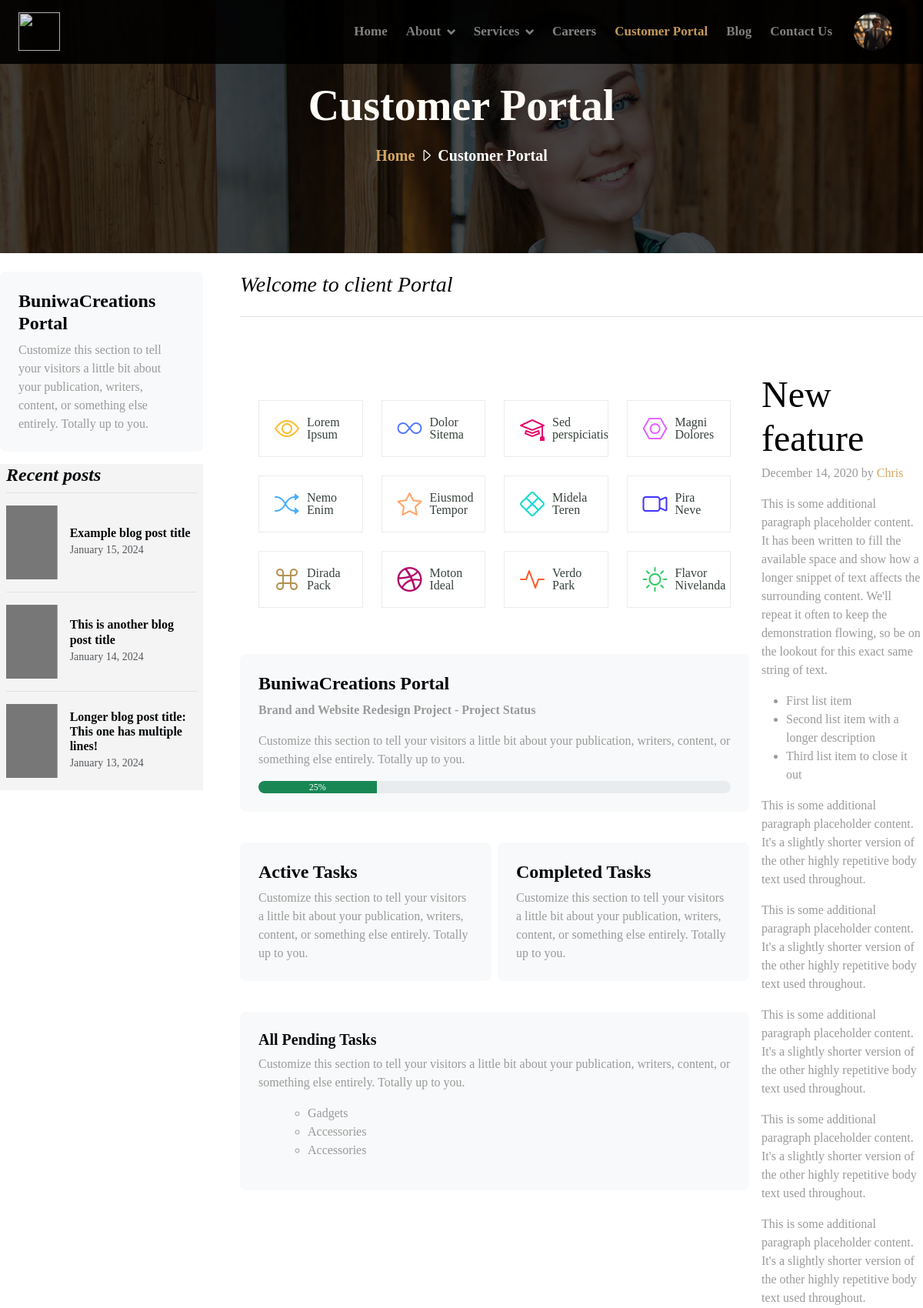
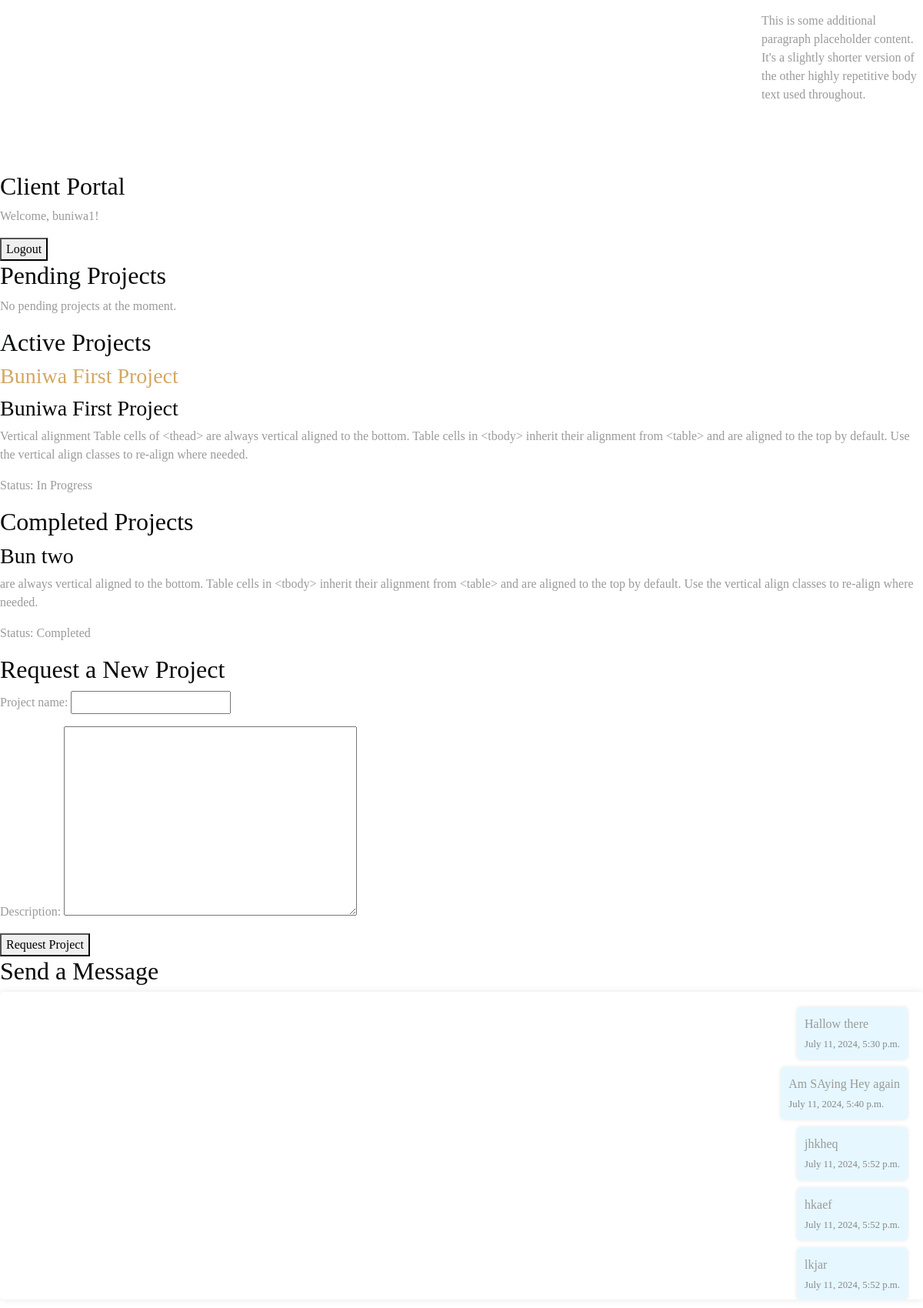
Screenshot of /portal/ (signed in, upper part) with the database file from the repository (2 pictures, top to bottom).
### Portal/models.py (models this page shows, shortened)
class ProjectRequest(models.Model):
    user = models.ForeignKey(User, on_delete=models.CASCADE)
    project_name = models.CharField(max_length=100)
    description = models.TextField()
    status = models.CharField(max_length=20, choices=[('Requested', 'Requested'), ('In Progress', 'In Progress'), ('Completed', 'Completed')])

class Message(models.Model):
    user = models.ForeignKey(User, on_delete=models.CASCADE)
    content = models.TextField()
    timestamp = models.DateTimeField(auto_now_add=True)

### Portal/views.py (the view)
# urls.py: path('', views.client_portal, name='client_portal'),
@login_required
def client_portal(request):
    if request.method == 'POST' and 'content' in request.POST:
        form = MessageForm(request.POST)
        if form.is_valid():
            message = form.save(commit=False)
            message.user = request.user
            message.save()
            if request.is_ajax():
                message_html = render_to_string('Portal/message_partial.html', {'message': message, 'user': request.user})
                return JsonResponse({'message_html': message_html})
            return redirect('client_portal')
    else:
        form = ProjectRequestForm()
    pending_projects = ProjectRequest.objects.filter(user=request.user, status='Requested')
    active_projects = ProjectRequest.objects.filter(user=request.user, status='In Progress')
    completed_projects = ProjectRequest.objects.filter(user=request.user, status='Completed')
    message_form = MessageForm()
    messages = Message.objects.filter(user=request.user).order_by('timestamp')
    return render(request, 'Portal/client_portal.html', {
        'form': form,
        'message_form': message_form,
        'messages': messages,
        'pending_projects': pending_projects,
        'active_projects': active_projects,
        'completed_projects': completed_projects,
        'user': request.user
    })

### Portal/templates/Portal/client_portal.html (shortened to what this page needs)
{% extends 'Buniwa/base.html' %}
{% load static %}
{% block content %}
<body>
  <div class="page-header d-flex align-items-center" style="background-image: url('{% static "images/portalhero.jpg" %}'); background-size: cover;">
    <div class="container page-hero position-relative">
      <div class="row d-flex justify-content-center">
        <div class="col-lg-6 text-center py-6">
          <h2 class="display-4 fw-bold text-light py-2">Customer Portal</h2>
          <p class="fs-5 fw-bold">
            <a href="{% url 'index' %}">Home</a> <i class="bi bi-caret-right"></i> Customer Portal
          </p>
        </div>
      </div>
    </div>
  </div>
<div class="row g-5 py-4">
    <div class="col-md-3" >
        <div class="position-sticky" style="top: 6rem;">
          <div class="p-4 mb-3 bg-body-tertiary rounded">
            <h4 class="fst-bold">BuniwaCreations Portal</h4>
            <p class="mb-0">Customize this section to tell your visitors a little bit about your publication, writers, content, or something else entirely. Totally up to you.</p>
          </div>
          <div  style="background-color: #f4f4f4;">
            <h4 class="fst-italic mx-2">Recent posts</h4>
            <ul class="list-unstyled mx-2">
              <li>
                <a class="d-flex flex-column flex-lg-row gap-3 align-items-start align-items-lg-center py-3 link-body-emphasis text-decoration-none border-top" href="#">
                  <svg class="bd-placeholder-img" width="100%" height="96" xmlns="http://www.w3.org/2000/svg" aria-hidden="true" preserveAspectRatio="xMidYMid slice" focusable="false"><rect width="100%" height="100%" fill="#777"/></svg>
                  <div class="col-lg-8">
                    <h6 class="mb-0">Example blog post title</h6>
                    <small class="text-body-secondary">January 15, 2024</small>
                  </div>
                </a>
              </li>
              <li>
                <a class="d-flex flex-column flex-lg-row gap-3 align-items-start align-items-lg-center py-3 link-body-emphasis text-decoration-none border-top" href="#">
                  <svg class="bd-placeholder-img" width="100%" height="96" xmlns="http://www.w3.org/2000/svg" aria-hidden="true" preserveAspectRatio="xMidYMid slice" focusable="false"><rect width="100%" height="100%" fill="#777"/></svg>
                  <div class="col-lg-8">
                    <h6 class="mb-0">This is another blog post title</h6>
                    <small class="text-body-secondary">January 14, 2024</small>
                  </div>
                </a>
              </li>
              <li>
                <a class="d-flex flex-column flex-lg-row gap-3 align-items-start align-items-lg-center py-3 link-body-emphasis text-decoration-none border-top" href="#">
                  <svg class="bd-placeholder-img" width="100%" height="96" xmlns="http://www.w3.org/2000/svg" aria-hidden="true" preserveAspectRatio="xMidYMid slice" focusable="false"><rect width="100%" height="100%" fill="#777"/></svg>
                  <div class="col-lg-8">
                    <h6 class="mb-0">Longer blog post title: This one has multiple lines!</h6>
                    <small class="text-body-secondary">January 13, 2024</small>
                  </div>
                </a>
              </li>
            </ul>
          </div>
        </div>
    </div>
    <div class="col-md-9">
      <h3 class="pb-4 mb-4 fst-italic border-bottom">
        Welcome to client Portal
      </h3>
    <div class="row g-3 py-4">
      <div class="col-md-9">
        <section id="features" class="features section">
          <div class="container">
            <div class="row gy-4">
              <div class="col-lg-3 col-md-4" data-aos="fade-up" data-aos-delay="100">
                <div class="features-item">
                  <i class="bi bi-eye" style="color: #ffbb2c;"></i>
                  <h3><a href="" class="stretched-link">Lorem Ipsum</a></h3>
                </div>
              </div>
              <div class="col-lg-3 col-md-4" data-aos="fade-up" data-aos-delay="200">
                <div class="features-item">
                  <i class="bi bi-infinity" style="color: #5578ff;"></i>
                  <h3><a href="" class="stretched-link">Dolor Sitema</a></h3>
                </div>
              </div>
              <div class="col-lg-3 col-md-4" data-aos="fade-up" data-aos-delay="300">
                <div class="features-item">
                  <i class="bi bi-mortarboard" style="color: #e80368;"></i>
                  <h3><a href="" class="stretched-link">Sed perspiciatis</a></h3>
                </div>
              </div>
              <div class="col-lg-3 col-md-4" data-aos="fade-up" data-aos-delay="400">
                <div class="features-item">
                  <i class="bi bi-nut" style="color: #e361ff;"></i>
                  <h3><a href="" class="stretched-link">Magni Dolores</a></h3>
                </div>
              </div>
              <div class="col-lg-3 col-md-4" data-aos="fade-up" data-aos-delay="500">
                <div class="features-item">
                  <i class="bi bi-shuffle" style="color: #47aeff;"></i>
                  <h3><a href="" class="stretched-link">Nemo Enim</a></h3>
                </div>
              </div>
              <div class="col-lg-3 col-md-4" data-aos="fade-up" data-aos-delay="600">
                <div class="features-item">
                  <i class="bi bi-star" style="color: #ffa76e;"></i>
                  <h3><a href="" class="stretched-link">Eiusmod Tempor</a></h3>
                </div>
              </div>
              <div class="col-lg-3 col-md-4" data-aos="fade-up" data-aos-delay="700">
                <div class="features-item">
                  <i class="bi bi-x-diamond" style="color: #11dbcf;"></i>
                  <h3><a href="" class="stretched-link">Midela Teren</a></h3>
                </div>
              </div>
              <div class="col-lg-3 col-md-4" data-aos="fade-up" data-aos-delay="800">
                <div class="features-item">
                  <i class="bi bi-camera-video" style="color: #4233ff;"></i>
                  <h3><a href="" class="stretched-link">Pira Neve</a></h3>
                </div>
              </div>
              <div class="col-lg-3 col-md-4" data-aos="fade-up" data-aos-delay="900">
                <div class="features-item">
                  <i class="bi bi-command" style="color: #b2904f;"></i>
                  <h3><a href="" class="stretched-link">Dirada Pack</a></h3>
                </div>
              </div>
              <div class="col-lg-3 col-md-4" data-aos="fade-up" data-aos-delay="1000">
                <div class="features-item">
                  <i class="bi bi-dribbble" style="color: #b20969;"></i>
                  <h3><a href="" class="stretched-link">Moton Ideal</a></h3>
                </div>
              </div>
              <div class="col-lg-3 col-md-4" data-aos="fade-up" data-aos-delay="1100">
                <div class="features-item">
                  <i class="bi bi-activity" style="color: #ff5828;"></i>
                  <h3><a href="" class="stretched-link">Verdo Park</a></h3>
                </div>
              </div>
              <div class="col-lg-3 col-md-4" data-aos="fade-up" data-aos-delay="1200">
                <div class="features-item">
                  <i class="bi bi-brightness-high" style="color: #29cc61;"></i>
                  <h3><a href="" class="stretched-link">Flavor Nivelanda</a></h3>
                </div>
              </div>
            </div>
          </div>
        </section>
        <div class="p-4 mb-3 bg-body-tertiary rounded">
          <h4 class="fst-bold">BuniwaCreations Portal</h4>
          <p class="fw-bold">Brand and Website Redesign Project - Project Status</p>
          <p class="mb-3">Customize this section to tell your visitors a little bit about your publication, writers, content, or something else entirely. Totally up to you.</p>
          <div class="progress " role="progressbar" aria-label="Example with label" aria-valuenow="25" aria-valuemin="0" aria-valuemax="100">
            <div class="progress-bar bg-success" style="width: 25%">25%</div>
          </div>
        </div>
        <div class="row g-2 py-4">
          <div class="col-6">
            <div class="p-4 mb-3 bg-body-tertiary rounded">
              <h4 class="fst-bold">Active Tasks</h4>
              <p class="mb-0">Customize this section to tell your visitors a little bit about your publication, writers, content, or something else entirely. Totally up to you.</p>
            </div>
          </div>
          <div class="col-6">
            <div class="p-4 mb-3 bg-body-tertiary rounded">
              <h4 class="fst-bold">Completed Tasks</h4>
              <p class="mb-0">Customize this section to tell your visitors a little bit about your publication, writers, content, or something else entirely. Totally up to you.</p>
            </div>
          </div>
        </div>
        <div class="p-4 mb-3 bg-body-tertiary rounded">
          <h5>All Pending Tasks</h5>
          <p class="mb-3">Customize this section to tell your visitors a little bit about your publication, writers, content, or something else entirely. Totally up to you.</p>
          <ul>
            <ul>
              <li>Gadgets</li>
              <li>Accessories</li>
              <li>Accessories</li>
          </ul>
        </ul>
        </div>
      </div>
      <div class="col-md-3 py-4">
        <article class="blog-post">
          <h2 class="display-5 link-body-emphasis mb-1">New feature</h2>
          <p class="blog-post-meta">December 14, 2020 by <a href="#">Chris</a></p>
          <p>This is some additional paragraph placeholder content. It has been written to fill the available space and show how a longer snippet of text affects the surrounding content. We'll repeat it often to keep the demonstration flowing, so be on the lookout for this exact same string of text.</p>
          <ul>
            <li>First list item</li>
            <li>Second list item with a longer description</li>
            <li>Third list item to close it out</li>
          </ul>
          <p>This is some additional paragraph placeholder content. It's a slightly shorter version of the other highly repetitive body text used throughout.</p>
          <p>This is some additional paragraph placeholder content. It's a slightly shorter version of the other highly repetitive body text used throughout.</p>
          <p>This is some additional paragraph placeholder content. It's a slightly shorter version of the other highly repetitive body text used throughout.</p>
          <p>This is some additional paragraph placeholder content. It's a slightly shorter version of the other highly repetitive body text used throughout.</p>
          <p>This is some additional paragraph placeholder content. It's a slightly shorter version of the other highly repetitive body text used throughout.</p>
          <p>This is some additional paragraph placeholder content. It's a slightly shorter version of the other highly repetitive body text used throughout.</p>
        </article>
      </div>
    </div>
    </div>
  </div>
    <h2>Client Portal</h2>
    {% if user.is_authenticated %}
        <div class="welcome-message">
            <p>Welcome, {{ user.username }}!</p>
            <a href="{% url 'logout' %}"><button>Logout</button></a>
        </div>
        <div class="project-section">
            <h2>Pending Projects</h2>
            <div id="pending-projects">
                {% for project in pending_projects %}
                    <div class="project-card">
                        <h3><a href="{% url 'project_details' project.id %}">{{ project.project_name }}</a></h3>
                        <h3>{{ project.project_name }}</h3>
                        <p>{{ project.description }}</p>
                        <p>Status: Awaiting Approval</p>
                    </div>
                {% empty %}
                    <p>No pending projects at the moment.</p>
                {% endfor %}
            </div>
        </div>
        <div class="project-section">
            <h2>Active Projects</h2>
            <div id="active-projects">
                {% for project in active_projects %}
                    <div class="project-card">
                        <h3><a href="{% url 'project_details' project.id %}">{{ project.project_name }}</a></h3>
                        <h3>{{ project.project_name }}</h3>
                        <p>{{ project.description }}</p>
                        <p>Status: In Progress</p>
                    </div>
                {% empty %}
                    <p>No active projects at the moment.</p>
                {% endfor %}
            </div>
        </div>
        <div class="project-section">
            <h2>Completed Projects</h2>
            <div id="completed-projects">
                {% for project in completed_projects %}
                    <div class="project-card">
                        <h3>{{ project.project_name }}</h3>
                        <p>{{ project.description }}</p>
                        <p>Status: Completed</p>
                    </div>
                {% empty %}
                    <p>No completed projects at the moment.</p>
                {% endfor %}
            </div>
        </div>
        <h2>Request a New Project</h2>
        <form method="post" action="{% url 'client_portal' %}">
            {{ form.as_p }}
            <button type="submit">Request Project</button>
        </form>
<h2>Send a Message</h2>
<div class="chat-card">
    <div class="messages">
        {% for message in messages %}
            <div class="message {% if message.user == user %}client-message{% else %}admin-message{% endif %}">
                <div class="message-content">
                    <p>{{ message.content }}</p>
                    <small>{{ message.timestamp }}</small>
                </div>
            </div>
        {% endfor %}
    </div>
</div>
    {% else %}
        <div id="login-prompt">
            <p>Log in to see projects</p>
            <a href="{% url 'login' %}"><button>Login</button></a>
        </div>
    {% endif %}
</body>
{% endblock %}

### rows the page displays
ProjectRequest: project_name "Buniwa First Project", description "Vertical alignment Table cells of <thead> are always vertical aligned to the bottom. Table cells in <tbody> inherit their alignment from <table> and are aligned to the top by default. Use the vertical align classes to re-align where needed."
ProjectRequest: project_name "Bun two", description "are always vertical aligned to the bottom. Table cells in <tbody> inherit their alignment from <table> and are aligned to the top by default. Use the vertical align classes to re-align where needed."
Message: content "Hallow there", timestamp "July 11, 2024, 5:30 p.m."
Message: content "Am SAying Hey again", timestamp "July 11, 2024, 5:40 p.m."
Message: content "jhkheq", timestamp "July 11, 2024, 5:52 p.m."
Message: content "hkaef", timestamp "July 11, 2024, 5:52 p.m."
Message: content "lkjar", timestamp "July 11, 2024, 5:52 p.m."

### other values shown
{{ user.username }} "buniwa1"
